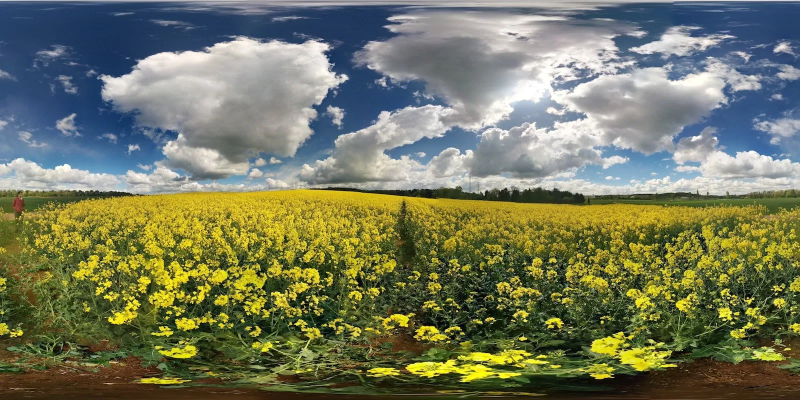
#> input picture sample.jpg, 1600 x 800 px (shown at 1/2 size)
$ python main.py
#> lines starting #> are read from the running program, lines starting #| are printed output that depends on the picture
import cv2 as cv
import numpy as np
from scipy import interpolate
import math

def calcOffset (i,j):
    return i - j/2

def calcR (x,y):
    return np.sqrt(calcOffset(x,width)**2 + calcOffset(y,height)**2)

def calcRho (x,y):
    return np.divide(calcR(x,y),length)

def calcTheta (x,y):
    return 2 * np.arctan(calcRho(x,y))

def calcLongitude (x,y):
    return np.arctan2(calcOffset(y,height),calcOffset(x,width))

img = cv.imread("sample.jpg")
#> img is the input picture: shape (800, 1600, 3); mean B, G, R 93.6, 120.7, 116.2

if img is None:
    print("Could not load image")

img = cv.normalize(img.astype('float'), None, 0.0, 1.0, cv.NORM_MINMAX)

#img = cv.resize(img, (int(round((img.shape[1]*0.05))),int(round((img.shape[0]*0.05)))))
width = img.shape[1]
#> width = 1600
height = img.shape[0]
#> height = 800
radians = 2*math.pi/width;
#> radians = 0.00393
length = width/10
#> length = 160

x = np.arange(1,width+1)
#> x = 1600 values from 1 to 1600
y = np.arange(1,height+1)
#> y = 800 values from 1 to 800

[a, b] = np.meshgrid(x,y)
latitude = calcTheta(a,b)
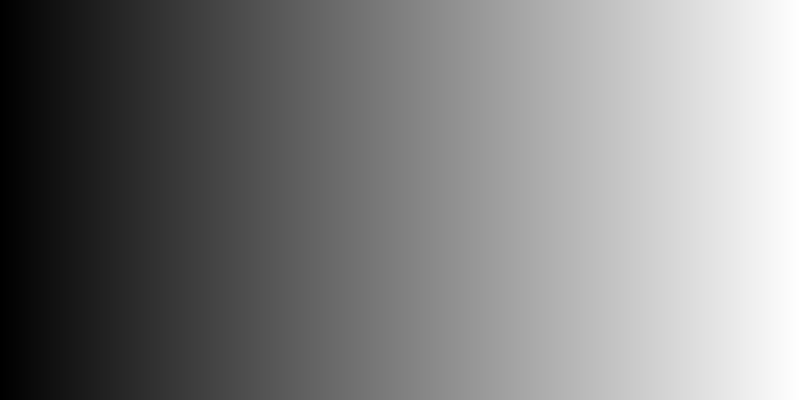
#> a: shape (800, 1600) int64 (shown at 1/2 size); min 1, max 1600, mean 800.5; drawn with min black and max white
longitude = calcLongitude(a,b) - math.pi/4
latitude = np.mod(latitude + math.pi, math.pi) - math.pi/2
longitude = np.mod(longitude + math.pi*2, math.pi*2) - math.pi

Xq = width/2.0-(-longitude/radians)
Yq = height/2.0-(latitude/radians)

output = np.zeros([height,width,3]);

# apply transformation to red green and blue channels separately
for i in range(0,3):
    f = interpolate.RectBivariateSpline(x,y,img[:,:,i].T)
    output[:,:,i]= f(Xq, Yq,grid=False)
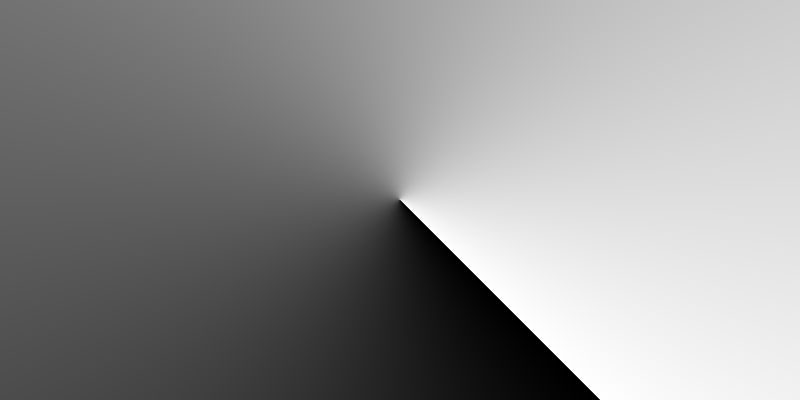
#> Xq: shape (800, 1600) float64 (shown at 1/2 size); min 1.14e-13, max 1599.7, mean 899.8; drawn with min black and max white
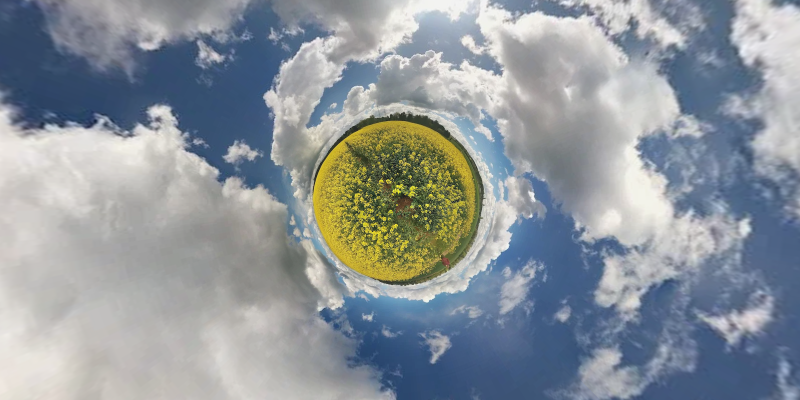
#> output: shape (800, 1600, 3) float64 (shown at 1/2 size); mean B, G, R 0.603, 0.576, 0.542; drawn with min black and max white

cv.imshow("Display",output)

k = cv.waitKey(0)
#> (key Esc is pressed here)

cv.waitKey(0) # waits until key is pressed
cv.destroyAllWindows() # destroys window
